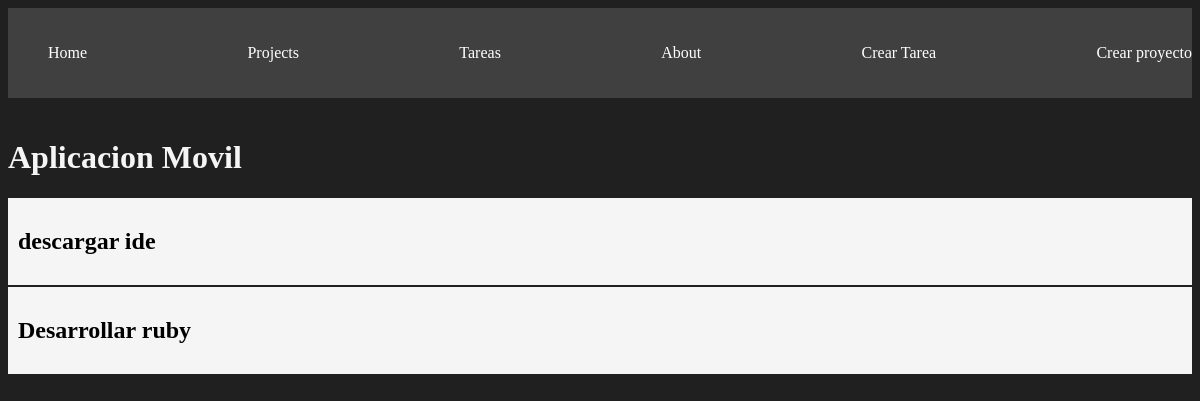
/projects/1, run on the app's committed database.
### myapp/models.py (models this page shows, shortened)
class Project(models.Model):
    name = models.CharField(max_length=200)
    def __str__(self):
        return self.name

class Taks(models.Model):
    title = models.CharField(max_length=200)
    description = models.TextField()
    project = models.ForeignKey(Project, on_delete = models.CASCADE)
    done = models.BooleanField(default=False)

### myapp/views.py (the view)
# urls.py: path('projects/<int:id>', views.project_detail, name='project_detail'),
def project_detail(request, id):
    project = get_object_or_404(Project, id=id)
    tasks = Taks.objects.filter(project_id=id)
    print(project)
    return render(request, 'projects/detail.html', {
        'project': project,
        'tasks': tasks
    })

### myapp/templates/projects/detail.html
{% extends 'layouts/base.html' %}
{% block content %}
    <h1>{{project}}</h1>
{% for task in tasks%}
<div class="card">
    <h2>{{task.title}}</h2>
</div>
{% endfor %}
{% endblock %}

### myapp/static/styles/main.css (style rules this page uses)
body { background-color: #202020 ; color: whitesmoke }
.card { background: whitesmoke; color: black; padding: 10px; margin-bottom: 2px; }

### data on the page
Project: name "Aplicacion Movil"
Taks: title "descargar ide"
Taks: title "Desarrollar ruby"
